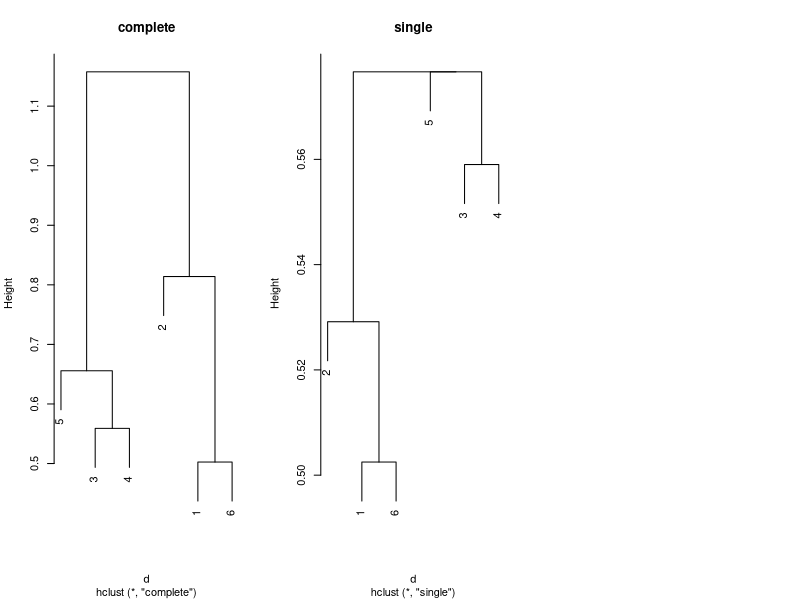

Write R code to recreate this figure.
set.seed(5)
par(mfrow=c(1,3))
m = matrix(c(0,0.3,0.4,0.7,
             0.3,0,0.5,0.8,
             0.4,0.5,0,0.45,
             0.7,0.8,0.45,0,
             0.1,0.2,0,0.3,
             0.5,0.6,0.7,0),nrow=6)
d = dist(m)
hc.complete = hclust(d,method="complete")
plot(hc.complete,main="complete")
#now try single linkage
hc.single = hclust(d,method="single")
plot(hc.single,main="single")

#change position of dendrogram
#plot(hc.complete,labels=c(2,1,4,3),main="complete flip")    

